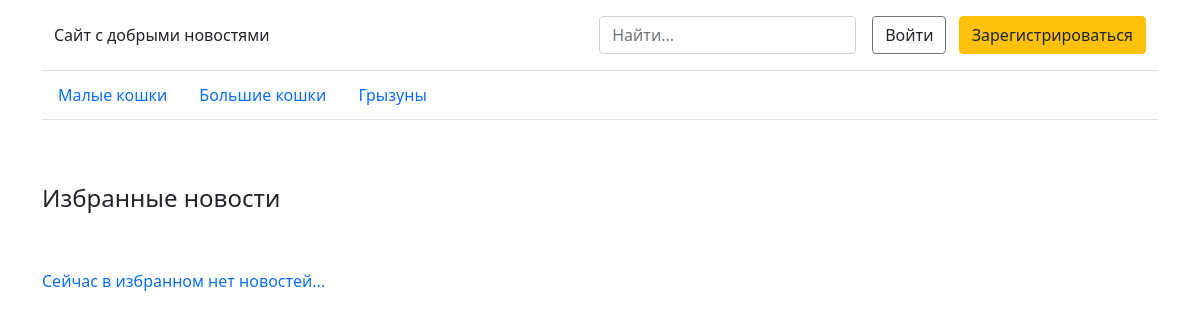
Page /favorite on the committed database.
### index/models.py (models this page shows, shortened)
class NewsCategory(models.Model):
    category_name = models.CharField(max_length=64)
    category_created = models.DateTimeField(auto_now_add=True)

### index/views.py (the view)
# urls.py: path('favorite', views.fav_page)
def fav_page(request):
    favs = Favorites.objects.filter(user_id=request.user.id)
    favs_ids = [i.favorite_news.id for i in favs]
    amount = len(favs_ids)
    categories = NewsCategory.objects.all()
    context = {'favs': favs, 'categories': categories, 'amount':amount}
    return render(request, 'favorite.html', context)

### index/templates/favorite.html (shortened to what this page needs)
<!DOCTYPE html>
<html lang="ru">
<head>
    <link href="https://cdn.jsdelivr.net/npm/bootstrap@5.0.2/dist/css/bootstrap.min.css" rel="stylesheet">
</head>
<main>
<div class="container">
  <header class="border-bottom lh-1 py-3">
    <div class="container">
      <div class="d-flex flex-wrap align-items-center justify-content-center justify-content-lg-start">
        <a href="/" class="d-flex align-items-center mb-2 mb-lg-0 text-dark text-decoration-none">
            Сайт с добрыми новостями
        </a>
        <form class="col-12 col-lg-auto mb-3 mb-lg-0 me-lg-3" action="/search" method="post">
          <input name="search" type="search" class="form-control form-control-dark" placeholder="Найти..." aria-label="Найти">
        </form>
        {% if user.is_authenticated %}
          <div class="text-end">
            <button type="button" class="btn btn-primary me-2"><a href="/favorite" class="text-white text-decoration-none">Избранное</a></button>
            <button type="button" class="btn btn-primary"><a href="/logout" class="text-white text-decoration-none">Выйти</a></button>
          </div>
          {% else %}
        <div class="text-end">
          <button type="button" class="btn btn-outline-secondary me-2"><a href="/accounts/login" class="text-dark text-decoration-none">Войти</a></button>
          <button type="button" class="btn btn-warning"><a href="/register" class="text-dark text-decoration-none">Зарегистрироваться</a></button>
        </div>
          {% endif %}
      </div>
    </div>
  </header>
  <div class="nav-scroller py-1 mb-3 border-bottom">
    <nav class="nav nav-underline justify-content-left">
        {% for c in categories %}
      <a class="nav-item nav-link link-body-emphasis active" href="/section/{{ c.id }}">{{ c.category_name }}</a>
        {% endfor %}
    </nav>
  </div>
</div>
<main class="container">
    <br>
    <br>
<h4>Избранные новости</h4>
    <br>
    <br>
    {% if amount > 0 %}
    <div class="row mb-2">
        {% for f in favs %}
        <div class="col-md-6">
          <div class="row g-0 border rounded overflow-hidden flex-md-row mb-4 shadow-sm h-md-250 position-relative">
            <div class="col p-4 d-flex flex-column position-static">
              <div class="mb-1 text-secondary">{{ f.favorite_news.added_date }}</div>
                <hr>
              <h5 class="card-text mb-auto">{{ f.favorite_news.news_header }}</h5>
              <a href="/news/{{ f.favorite_news.id }}" class="icon-link gap-1 icon-link-hover stretched-link">
                Читать полный текст статьи
              </a>
            </div>
            <div class="col-auto d-none d-lg-block">
              <img src="{{ f.favorite_news.news_mini_image.url }}" alt="{{ f.favorite_news.news_header }}" width="200" height="250">
            </div>
          </div>
          <form action="/not-fav/{{ f.favorite_news.id }}" method="post">
            {% csrf_token %}
            <button type="submit" class="btn btn-light">💔</button>
          </form><br>
        </div>
          {% endfor %}
    </div>
    {% else %}
    <div class="d-flex flex-wrap align-items-center justify-content-center justify-content-lg-start">
        <p class="text-primary">Сейчас в избранном нет новостей...</p>
    </div>
    {% endif %}
 </main>
</main>

### rows in the picture
NewsCategory: category_name "Малые кошки"
NewsCategory: category_name "Большие кошки"
NewsCategory: category_name "Грызуны"
